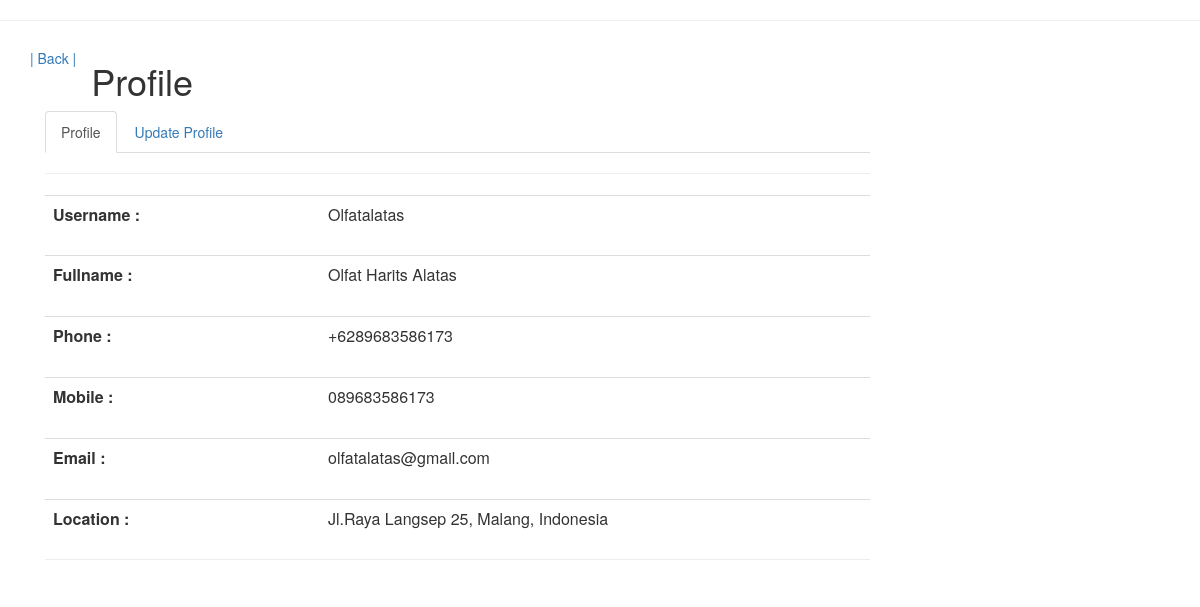
The page /profileuser.php (signed in) on the database its author committed.
### tables this page shows
CREATE TABLE `profil` (
  `username` varchar(50) NOT NULL,
  `fullname` varchar(100) NOT NULL,
  `telepon` varchar(20) NOT NULL,
  `mobile` varchar(20) NOT NULL,
  `email` varchar(50) NOT NULL,
  `alamat` text NOT NULL
);

### profileuser.php (the view, shortened to what this page needs)
<link href="//maxcdn.bootstrapcdn.com/bootstrap/4.0.0/css/bootstrap.min.css" rel="stylesheet" id="bootstrap-css">
<head>
    <link rel="stylesheet" href="https://maxcdn.bootstrapcdn.com/bootstrap/3.3.7/css/bootstrap.min.css">
</head>
<hr>
<div class="container bootstrap snippet">
    <div class="row">
        <h5><a href="home.php">| Back |</a></h5>
        <div class="col-sm-10">
            <h1>Profile</h1>
        </div>
    </div>
    <div class="row">
        <div class="col-sm-9">
            <ul class="nav nav-tabs">
                <li class="active"><a href="profileuser.php">Profile</a></li>
                <li><a href="updateprofileuser.php">Update Profile</a></li>
            </ul>
            <div class="tab-content">
                <div class="tab-pane active" id="home">
                    <hr>
                    <?php include('koneksi.php');
                    $email = $_SESSION['email'];
                    $data = $koneksi->query("SELECT * FROM profil WHERE email='$email'");
                    $d = $data->fetch_assoc();
                    ?>
                    <table class="table">
                        <div class="form-group">
                            <div class="col-xs-6">
                                <th>Username :</th>
                                <td class="col-sm-8"><?php echo $d["username"]; ?></td>
                            </div>
                        </div>
                    </table>
                    <table class="table">
                        <div class="form-group">
                            <div class="col-xs-6">
                                <th>Fullname :</th>
                                <td class="col-sm-8"><?php echo $d["fullname"]; ?></td>
                            </div>
                        </div>
                    </table>
                    <table class="table">
                        <div class="form-group">
                            <div class="col-xs-6">
                                <th>Phone :</th>
                                <td class="col-sm-8"><?php echo $d["telepon"]; ?></td>
                            </div>
                        </div>
                    </table>
                    <table class="table">
                        <div class="form-group">
                            <div class="col-xs-6">
                                <th>Mobile :</th>
                                <td class="col-sm-8"><?php echo $d["mobile"]; ?></td>
                            </div>
                        </div>
                    </table>
                    <table class="table">
                        <div class="form-group">
                            <div class="col-xs-6">
                                <th>Email :</th>
                                <td class="col-sm-8"><?php echo $_SESSION['email']; ?></td>
                            </div>
                        </div>
                    </table>
                    <table class="table">
                        <div class="form-group">
                            <div class="col-xs-6">
                                <th>Location :</th>
                                <td class="col-sm-8"><?php echo $d["alamat"]; ?></td>
                            </div>
                        </div>
                    </table>
                </div>
                <hr>
            </div>
        </div>
    </div>
</div>

### rows shown on the page
profil: username "Olfatalatas", fullname "Olfat Harits Alatas", telepon "+6289683586173", mobile "089683586173", alamat "Jl.Raya Langsep 25, Malang, Indonesia"

### other values the page prints
$_SESSION['email'] "olfatalatas@gmail.com"
